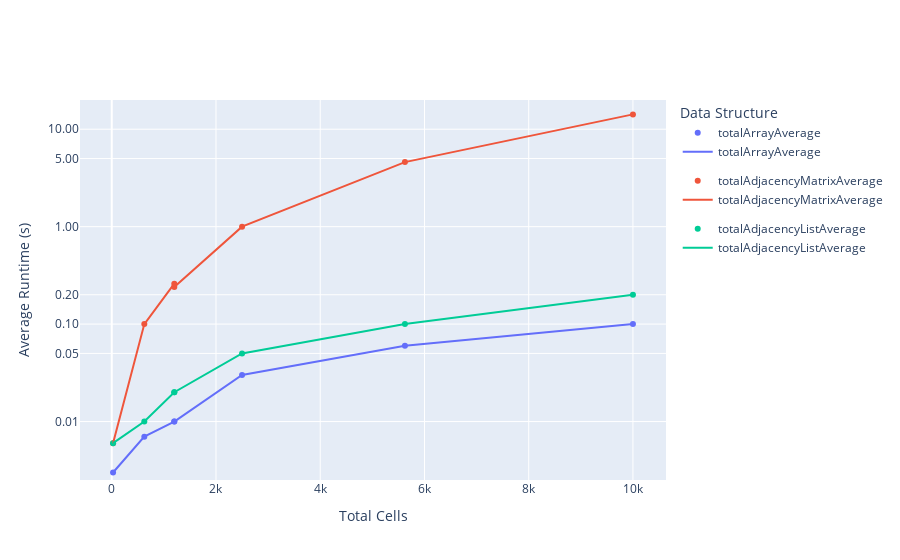

Source (notebook cell):
### Code cell
import plotly.graph_objects as go
import plotly.express as px

# Create the scatter plot
fig_scatter = px.scatter(
    data_frame=totalRuntimeAverageDF,
    x='totalCells',
    y=['totalArrayAverage', 'totalAdjacencyMatrixAverage', 'totalAdjacencyListAverage'],
    labels={'value': 'Average Runtime (s)', 'variable': 'Data Structure'},
    title='Total Cells vs. Average Runtime for Different Data Structures'
)

# Create the line plot
fig_line = px.line(
    data_frame=totalRuntimeAverageDF,
    x='totalCells',
    y=['totalArrayAverage', 'totalAdjacencyMatrixAverage', 'totalAdjacencyListAverage'],
    labels={'value': 'Average Runtime (s)', 'variable': 'Data Structure'},
)

# Combine the scatter and line plots
fig_combine = go.Figure(data=fig_scatter.data + fig_line.data)

# Update the layout with logarithmic y-axis
fig_combine.update_layout(
    xaxis_title='Total Cells',
    yaxis_title='Average Runtime (s)',
    legend_title='Data Structure',
    yaxis_type='log',
    yaxis_tickformat='.2f',  # Display tick labels with 2 decimal places
    yaxis_tickvals=[0, 0.01, 0.05, 0.1, 0.2, 1, 5, 10, 20],  # Custom tick values
    yaxis_range=[-2.6, 1.3],  # Set the y-axis range to accommodate the custom tick values
)

fig_combine.show()

### Figure 1 — Plotly figure (JSON) as saved in the notebook; plotly's stock layout.template omitted (floating-point values rounded to 4 significant figures)
{"data": [{"hovertemplate": "Data Structure=totalArrayAverage<br>totalCells=%{x}<br>Average Runtime (s)=%{y}<extra></extra>", "legendgroup": "totalArrayAverage", "marker": {"color": "#636efa", "symbol": "circle"}, "mode": "markers", "name": "totalArrayAverage", "orientation": "v", "showlegend": true, "type": "scatter", "x": [25, 625, 1200, 1200, 2500, 5625, 10000], "xaxis": "x", "y": [0.003, 0.007, 0.01, 0.01, 0.03, 0.06, 0.1], "yaxis": "y"}, {"hovertemplate": "Data Structure=totalAdjacencyMatrixAverage<br>totalCells=%{x}<br>Average Runtime (s)=%{y}<extra></extra>", "legendgroup": "totalAdjacencyMatrixAverage", "marker": {"color": "#EF553B", "symbol": "circle"}, "mode": "markers", "name": "totalAdjacencyMatrixAverage", "orientation": "v", "showlegend": true, "type": "scatter", "x": [25, 625, 1200, 1200, 2500, 5625, 10000], "xaxis": "x", "y": [0.006, 0.1, 0.26, 0.24, 1, 4.6, 14.2], "yaxis": "y"}, {"hovertemplate": "Data Structure=totalAdjacencyListAverage<br>totalCells=%{x}<br>Average Runtime (s)=%{y}<extra></extra>", "legendgroup": "totalAdjacencyListAverage", "marker": {"color": "#00cc96", "symbol": "circle"}, "mode": "markers", "name": "totalAdjacencyListAverage", "orientation": "v", "showlegend": true, "type": "scatter", "x": [25, 625, 1200, 1200, 2500, 5625, 10000], "xaxis": "x", "y": [0.006, 0.01, 0.02, 0.02, 0.05, 0.1, 0.2], "yaxis": "y"}, {"hovertemplate": "Data Structure=totalArrayAverage<br>totalCells=%{x}<br>Average Runtime (s)=%{y}<extra></extra>", "legendgroup": "totalArrayAverage", "line": {"color": "#636efa", "dash": "solid"}, "marker": {"symbol": "circle"}, "mode": "lines", "name": "totalArrayAverage", "orientation": "v", "showlegend": true, "type": "scatter", "x": [25, 625, 1200, 1200, 2500, 5625, 10000], "xaxis": "x", "y": [0.003, 0.007, 0.01, 0.01, 0.03, 0.06, 0.1], "yaxis": "y"}, {"hovertemplate": "Data Structure=totalAdjacencyMatrixAverage<br>totalCells=%{x}<br>Average Runtime (s)=%{y}<extra></extra>", "legendgroup": "totalAdjacencyMatrixAverage", "line": {"color": "#EF553B", "dash": "solid"}, "marker": {"symbol": "circle"}, "mode": "lines", "name": "totalAdjacencyMatrixAverage", "orientation": "v", "showlegend": true, "type": "scatter", "x": [25, 625, 1200, 1200, 2500, 5625, 10000], "xaxis": "x", "y": [0.006, 0.1, 0.26, 0.24, 1, 4.6, 14.2], "yaxis": "y"}, {"hovertemplate": "Data Structure=totalAdjacencyListAverage<br>totalCells=%{x}<br>Average Runtime (s)=%{y}<extra></extra>", "legendgroup": "totalAdjacencyListAverage", "line": {"color": "#00cc96", "dash": "solid"}, "marker": {"symbol": "circle"}, "mode": "lines", "name": "totalAdjacencyListAverage", "orientation": "v", "showlegend": true, "type": "scatter", "x": [25, 625, 1200, 1200, 2500, 5625, 10000], "xaxis": "x", "y": [0.006, 0.01, 0.02, 0.02, 0.05, 0.1, 0.2], "yaxis": "y"}], "layout": {"autosize": true, "legend": {"title": {"text": "Data Structure"}}, "xaxis": {"autorange": true, "range": [-1359.0, 11380.0], "title": {"text": "Total Cells"}, "type": "linear"}, "yaxis": {"range": [-2.6, 1.3], "tickformat": ".2f", "tickvals": [0, 0.01, 0.05, 0.1, 0.2, 1, 5, 10, 20], "title": {"text": "Average Runtime (s)"}, "type": "log"}}}
